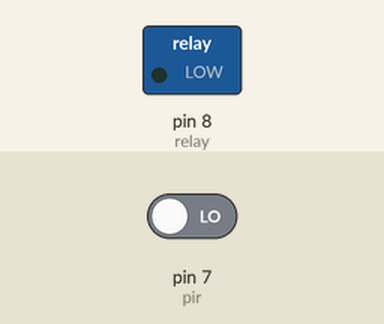
This sketch was run on a simulated Arduino Uno, built with avr-gcc and run on an emulated ATmega328P. On the bench: switched loads named in the sketch (green lamp = pin HIGH). The test bench sets the inputs (shaded band); at power-on: pin 7 (pir) LOW.

Above: at 1.2 s.
1.3 s: pin 7 (pir) driven HIGH
At 2.2 s:
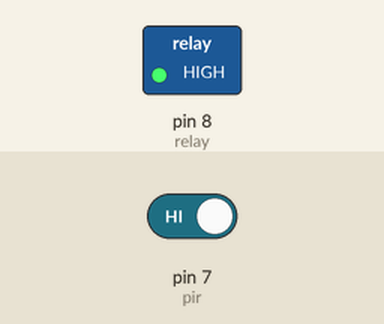
2.8 s: pin 7 (pir) driven LOW
At 3.3 s:
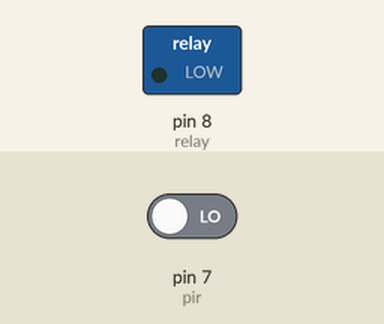
Timing chart, 0 to 5.8 s (numbered marks = the images above; inputs shaded):
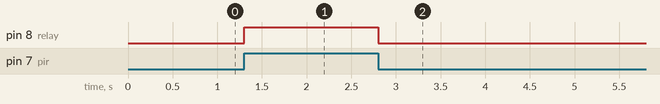

Measured:
- after the input at 1.3 s, pin 8 (relay): LOW → HIGH at once
- after the input at 2.8 s, pin 8 (relay): HIGH → LOW at once

The sketch:

Smart_Motion_Light_code.ino
```cpp
// C++ code
//PIR Sensor
int relay=8;
int pir=7;
void setup()
{
 Serial.begin(9600);
  pinMode(relay,OUTPUT);
  pinMode(pir,INPUT);
}
void loop()
{
  if(digitalRead(pir)==HIGH){
    digitalWrite(relay,HIGH);
  }
  else{digitalWrite(relay,LOW);}
}
```
